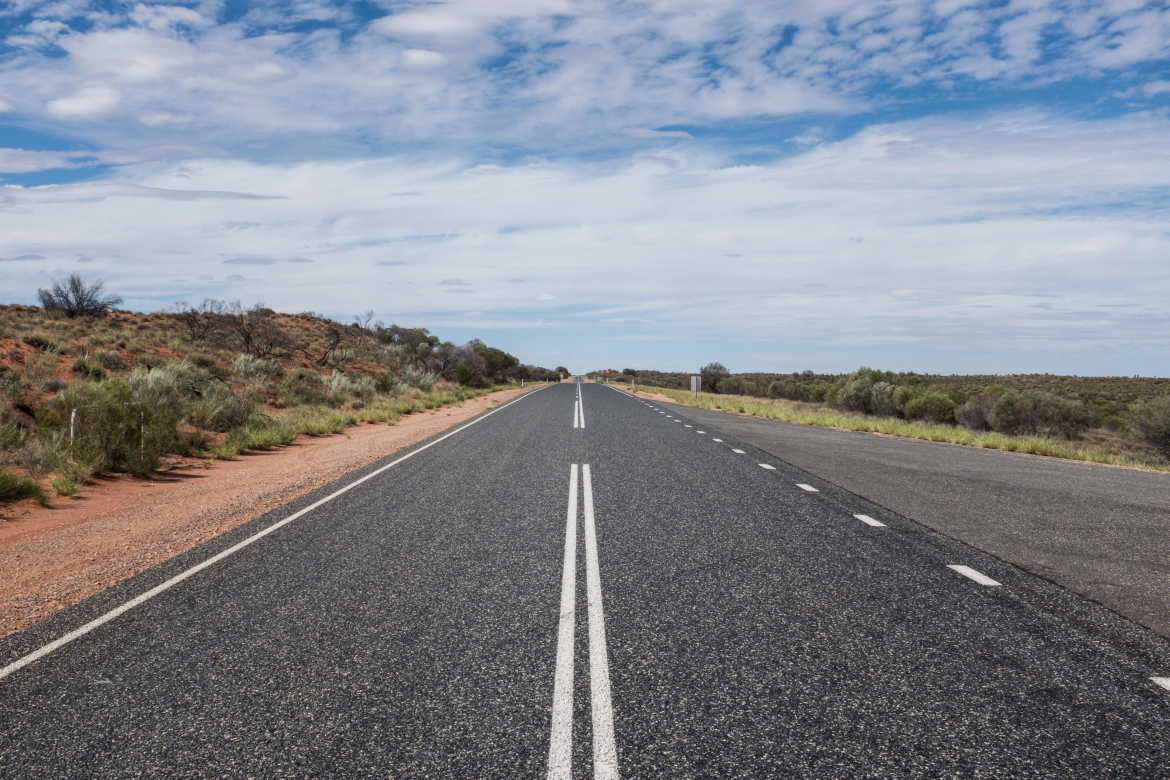
#> input picture Source Code/Lane Detector/road.jpg, 4677 x 3118 px, given in place of input.mp4, which was not available (shown at 1/4 size)
$ python detector.py
#> lines starting #> are read from the running program, lines starting #| are printed output that depends on the picture; after the words box and inside, x2 and y2 are one past the last pixel; in counts of white or black regions, pixels touching at a corner belong together; pictures that were not available may be replaced by others from this repository, and a replacement may not be noted
import cv2 as cv
import numpy as np
import matplotlib.pyplot as plt

def do_canny(frame):


    gray = cv.cvtColor(frame, cv.COLOR_RGB2GRAY)

    blur = cv.GaussianBlur(gray, (5, 5), 0)

    canny = cv.Canny(blur, 50, 150)
    return canny


def do_segment(frame):

    height = frame.shape[0]
    polygons = np.array([
                            [(0, height), (800, height), (380, 290)]
                        ])
    mask = np.zeros_like(frame)
    cv.fillPoly(mask, polygons, 255)
    segment = cv.bitwise_and(frame, mask)
    return segment


def calculate_lines(frame, lines):


    left = []
    right = []
    for line in lines:
        x1, y1, x2, y2 = line.reshape(4)
        parameters = np.polyfit((x1, x2), (y1, y2), 1)
        slope = parameters[0]
        y_intercept = parameters[1]
        if slope < 0:
            left.append((slope, y_intercept))
        else:
            right.append((slope, y_intercept))
    left_avg = np.average(left, axis = 0)
    right_avg = np.average(right, axis = 0)
    left_line = calculate_coordinates(frame, left_avg)
    right_line = calculate_coordinates(frame, right_avg)
    return np.array([left_line, right_line])

def calculate_coordinates(frame, parameters):
    slope, intercept = parameters
    y1 = frame.shape[0]
    y2 = int(y1 - 150)
    x1 = int((y1 - intercept) / slope)
    x2 = int((y2 - intercept) / slope)
    return np.array([x1, y1, x2, y2])

def visualize_lines(frame, lines):
    lines_visualize = np.zeros_like(frame)
    if lines is not None:
        for x1, y1, x2, y2 in lines:
            cv.line(lines_visualize, (x1, y1), (x2, y2), (0, 255, 0), 5)
    return lines_visualize


cap = cv.VideoCapture("input.mp4")
while (cap.isOpened()):

    ret, frame = cap.read()
#> frame is the input picture: shape (3118, 4677, 3); mean B, G, R 141.1, 133, 128.9
    #calling canny edge

    canny = do_canny(frame)
#> in do_canny, `gray = cv.cvtColor(frame, cv.COLOR_RGB2GRAY)`:
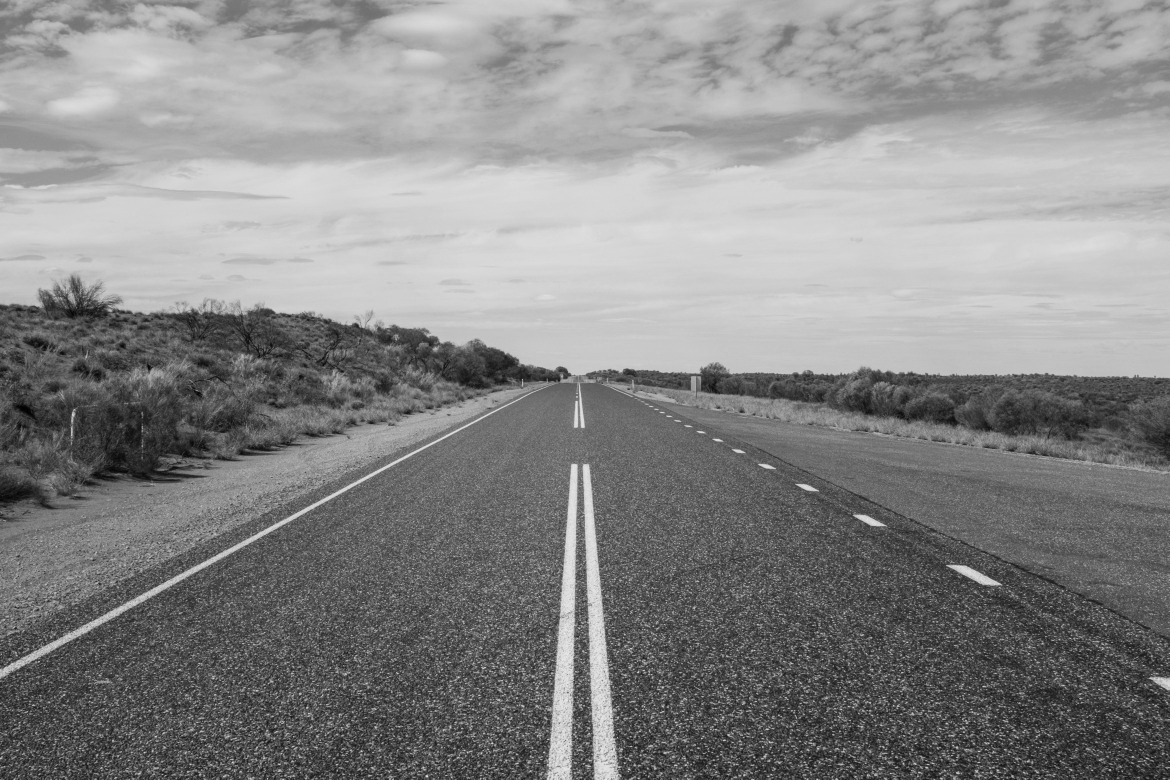
#> gray: shape (3118, 4677) (shown at 1/4 size); min 0, max 254, mean 135
#> in do_canny, `canny = cv.Canny(blur, 50, 150)`:
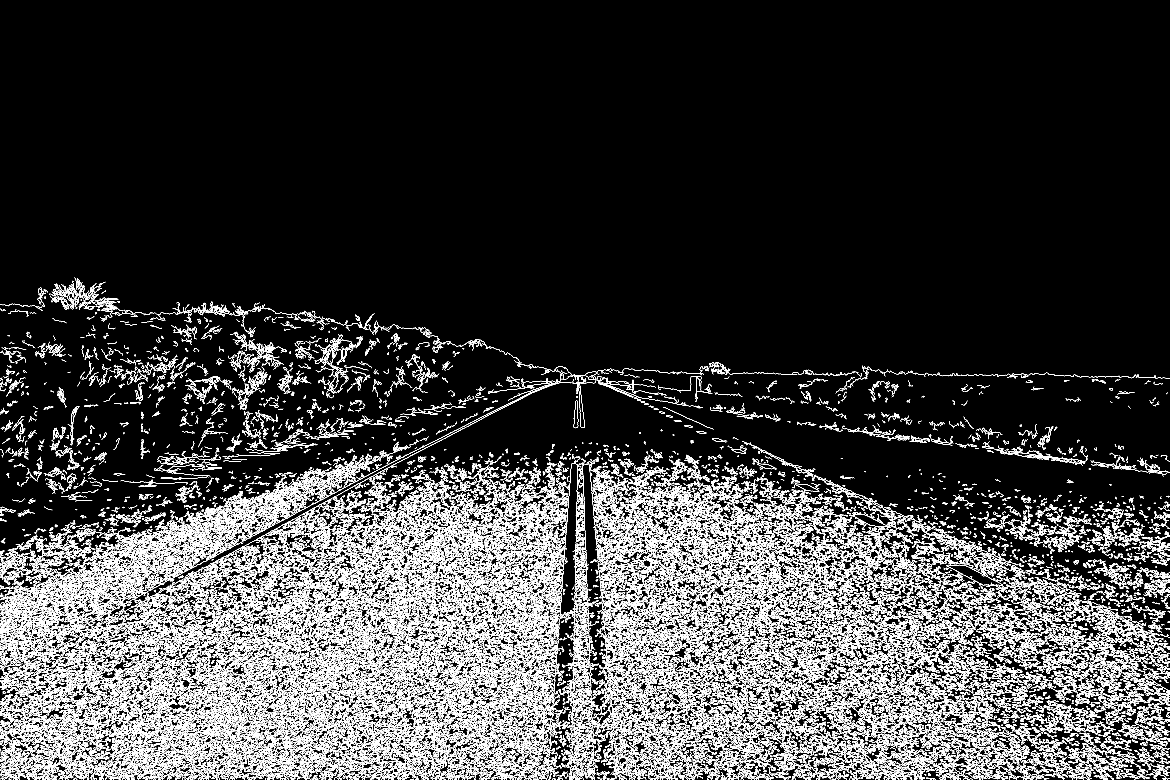
#> canny: shape (3118, 4677) (shown at 1/4 size); 8.4% white in thin lines or dots, all inside (x1, y1, x2, y2) = (0, 1110, 4677, 3118)
    segment = do_segment(canny)
#> in do_segment, `cv.fillPoly(mask, polygons, 255)`: mask: shape (3118, 4677); 7.8% white; 1 white region, box (x1, y1, x2, y2) and area: (0, 290, 801, 3118) 1134028
#> in do_segment, `segment = cv.bitwise_and(frame, mask)`:
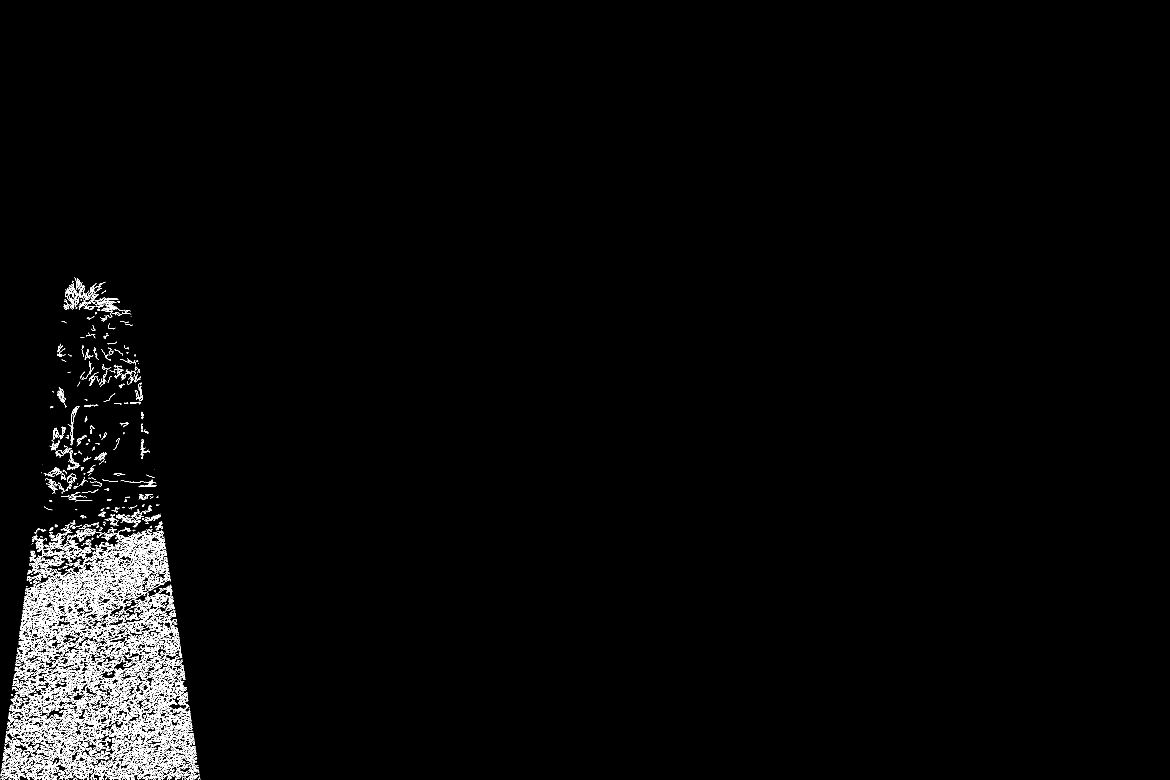
#> segment: shape (3118, 4677) (shown at 1/4 size); 1.2% white in thin lines or dots, all inside (x1, y1, x2, y2) = (0, 1110, 801, 3118)
    plt.imshow(frame)
    plt.show()
    #HOUGH

    hough = cv.HoughLinesP(segment, 2, np.pi / 180, 100, np.array([]), minLineLength = 100, maxLineGap = 50)
#> hough = 709 rows, first 6: [283, 3110, 283, 2091], [320, 3114, 320, 2103], [271, 3116, 271, 2100], [288, 3111, 288, 2092], [377, 3115, 377, 2196], [615, 3117, 615, 2063]
    lines = calculate_lines(frame, hough)
#> the loop in calculate_lines, `for line in lines:` made 709 passes
#> (x1, y1, x2, y2, slope, y_intercept) on passes 1 to 3: (283, 3110, 283, 2091, 4.59, 1300.2), (320, 3114, 320, 2103, 4.08, 1304.2), (271, 3116, 271, 2100, 4.81, 1304)
#> after the loop in calculate_lines, `for line in lines:`: left = 220 pairs, first value -79 to -0.898, second value 1984.1 to 28800; right = 489 pairs, first value 2.13e-16 to 11.47, second value -4944 to 1927
#> in calculate_lines, `left_avg = np.average(left, axis = 0)`: left_avg = [-7.18, 3662.1]
#> in calculate_lines, `right_avg = np.average(right, axis = 0)`: right_avg = [3.56, 932.1]
#> in calculate_coordinates, `slope, intercept = parameters`: slope = -7.18; intercept = 3662.1
#> in calculate_coordinates, `x1 = int((y1 - intercept) / slope)`: x1 = 75
#> in calculate_coordinates, `x2 = int((y2 - intercept) / slope)`: x2 = 96
#> in calculate_lines, `left_line = calculate_coordinates(frame, left_avg)`: left_line = [75, 3118, 96, 2968]
#> in calculate_lines, `right_line = calculate_coordinates(frame, right_avg)`: right_line = [614, 3118, 572, 2968]
#> lines = [[75, 3118, 96, 2968], [614, 3118, 572, 2968]]
    lines_visualize = visualize_lines(frame, lines)
#> the loop in visualize_lines, `for x1, y1, x2, y2 in lines:` made 2 passes
    output = cv.addWeighted(frame, 0.9, lines_visualize, 1, 1)
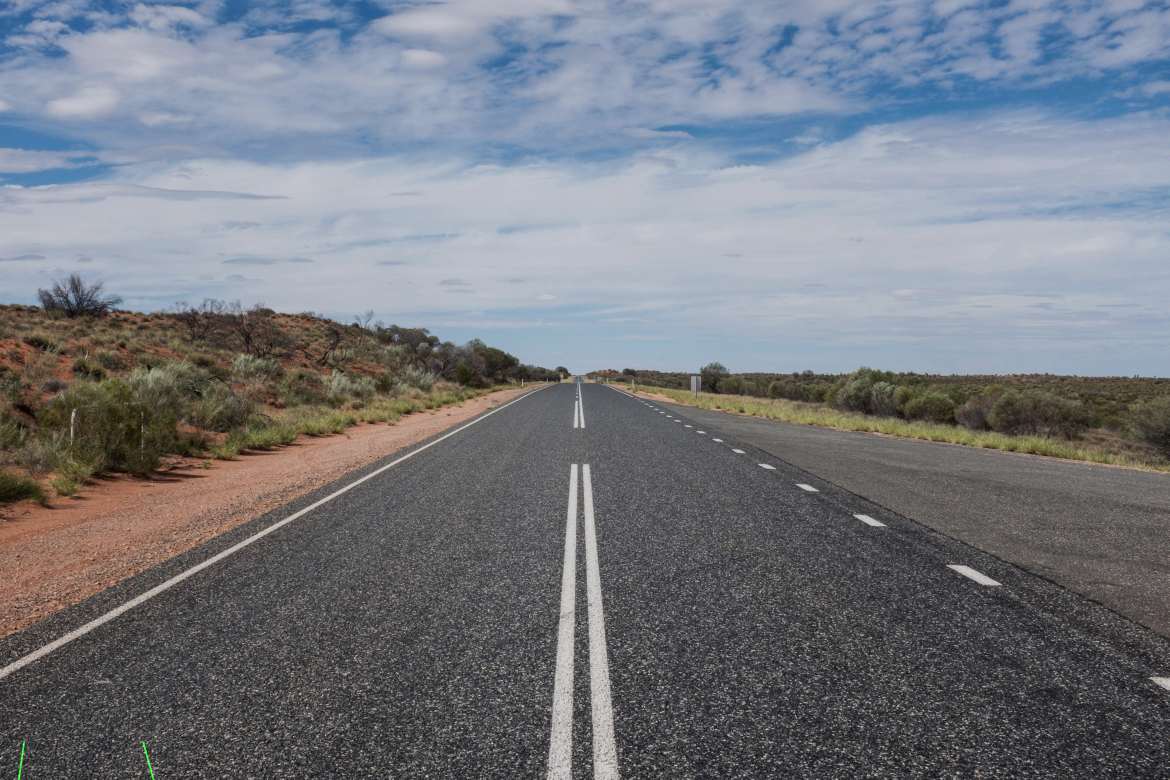
#> output: shape (3118, 4677, 3) (shown at 1/4 size); mean B, G, R 128, 120.7, 117
    cv.imshow("output", output)
    if cv.waitKey(10) & 0xFF == ord('q'):
#> (key q is pressed here)
        break

cap.release()
cv.destroyAllWindows()
